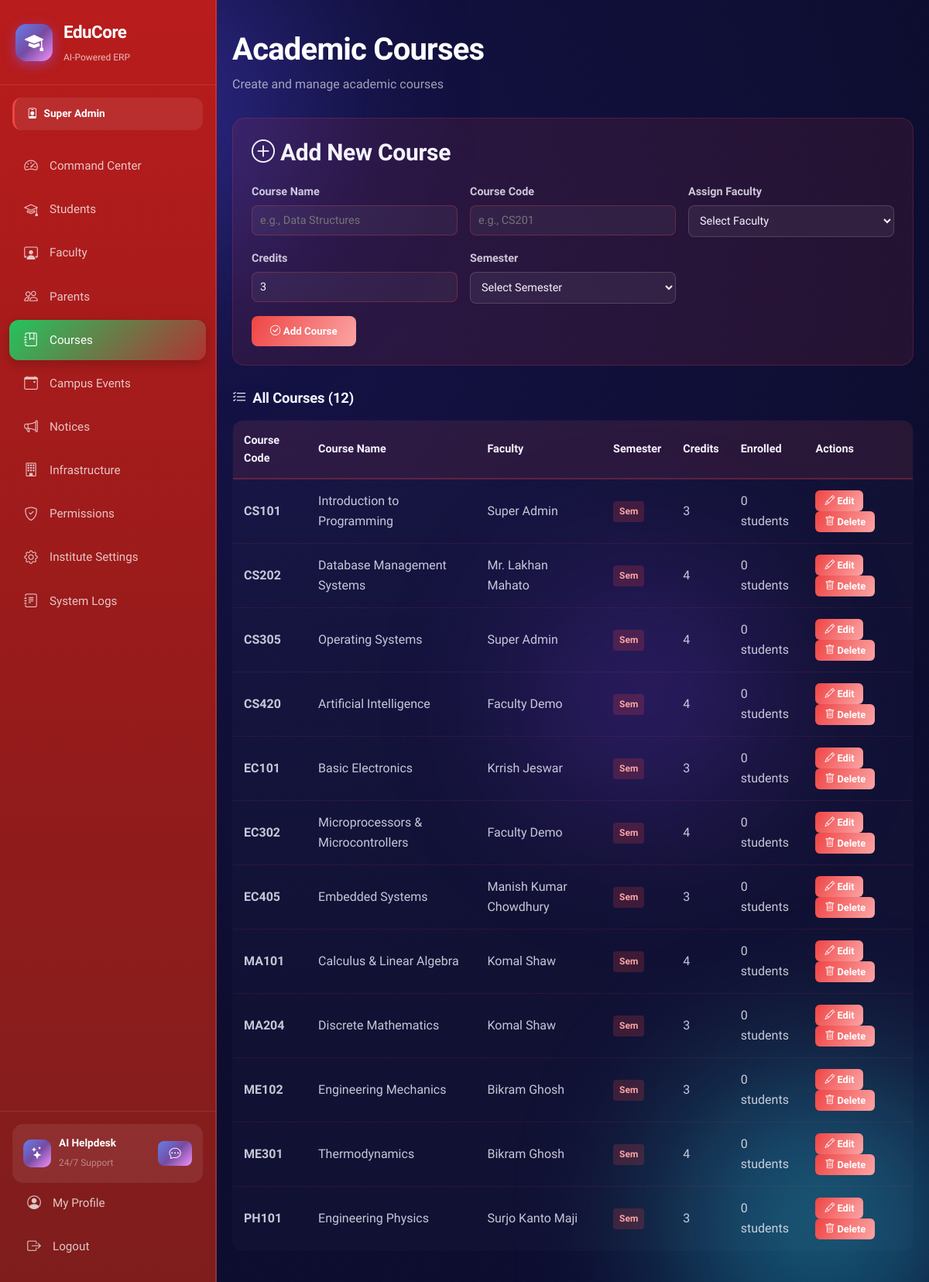
/admin/academicCourses.php (signed in), run on an earlier commit of the app's database.
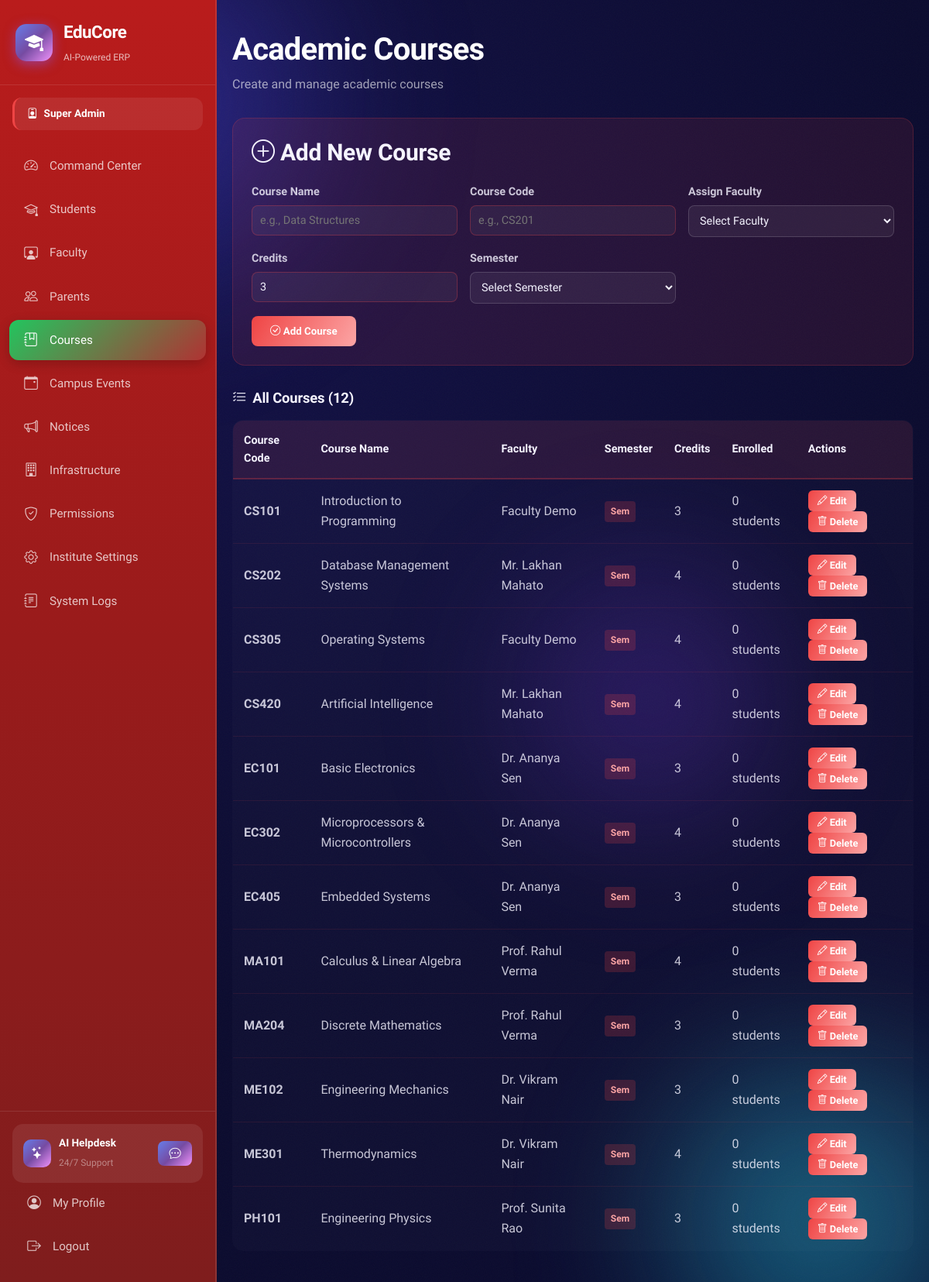
And on a later commit of the database.
### tables this page shows
CREATE TABLE IF NOT EXISTS users (
    id INT AUTO_INCREMENT PRIMARY KEY,
    full_name VARCHAR(120) NOT NULL,
    email VARCHAR(120) NOT NULL UNIQUE,
    password_hash VARCHAR(255) NOT NULL,
    phone VARCHAR(20),
    address TEXT,
    role ENUM('super_admin','faculty','student','parent','finance','librarian','tpo') NOT NULL DEFAULT 'student',
    parent_id INT DEFAULT NULL,
    photo VARCHAR(255) DEFAULT 'default.png',
    status ENUM('active','inactive','suspended') DEFAULT 'active',
    two_factor_secret VARCHAR(64) DEFAULT NULL,
    two_factor_enabled TINYINT(1) NOT NULL DEFAULT 0,
    reset_token_hash VARCHAR(255) DEFAULT NULL,
    reset_token_expires DATETIME DEFAULT NULL,
    created_at TIMESTAMP DEFAULT CURRENT_TIMESTAMP,
    FOREIGN KEY (parent_id) REFERENCES users(id) ON DELETE SET NULL
);

CREATE TABLE IF NOT EXISTS courses (
    id INT AUTO_INCREMENT PRIMARY KEY,
    code VARCHAR(20) NOT NULL UNIQUE,
    title VARCHAR(200) NOT NULL,
    department VARCHAR(100),
    credits INT DEFAULT 3,
    semester INT DEFAULT NULL,
    faculty_id INT,
    FOREIGN KEY (faculty_id) REFERENCES users(id) ON DELETE SET NULL
);

### includes/auth_check.php (called while the page is built, shortened)
<?php
function getCurrentUser(): ?array
{
    $db = getDB();
    $stmt = $db->prepare('SELECT id, full_name, email, role, photo FROM users WHERE id = ? AND status = "active"');
    $stmt->execute([$_SESSION['user_id']]);
    return $stmt->fetch() ?: null;
}
function getRoleLabel(string $role): string
{
    $labels = [
        'super_admin' => 'Super Admin',
        'faculty'     => 'Faculty',
        'student'     => 'Student',
        'parent'      => 'Parent',
        'finance'     => 'Finance Officer',
        'librarian'   => 'Librarian',
        'tpo'         => 'TPO',
    ];
    return $labels[$role] ?? ucfirst($role);
}
function getRoleColor(string $role): string
{
    $colors = [
        'super_admin' => '#ef4444',
        'faculty'     => '#8b5cf6',
        'student'     => '#06b6d4',
        'parent'      => '#10b981',
        'finance'     => '#f59e0b',
        'librarian'   => '#ec4899',
        'tpo'         => '#6366f1',
    ];
    return $colors[$role] ?? '#6366f1';
}

### admin/academicCourses.php (the view, shortened to what the rows shown need)
<?php
require_once __DIR__ . '/../includes/auth_check.php';
$currentUser = getCurrentUser();
$pdo = getDbConnection();
$stmt = $pdo->prepare("
    SELECT c.*, u.full_name as faculty_name,
           COUNT(DISTINCT ce.student_id) as enrolled_students
    FROM courses c
    LEFT JOIN users u ON c.faculty_id = u.id
    LEFT JOIN course_enrollments ce ON c.id = ce.course_id
    GROUP BY c.id
    ORDER BY c.semester, c.code
");
$stmt->execute([]);
$courses = $stmt->fetchAll(PDO::FETCH_ASSOC);
?>
<!DOCTYPE html>
<html lang="en">
<head>
    <?php $portalBase = '..'; include __DIR__ . '/../includes/portal_head.php'; ?>
</head>
<body class="portal-page" data-role="admin">
    <div class="container-shell">
        <?php include __DIR__ . '/../includes/sidebar.php'; ?>
        <main style="flex: 1; z-index: 2; padding: 40px 20px;">
            <div class="courses-container">
                <div style="margin-bottom: 30px;">
                    <h1 class="h-display" style="margin: 0 0 8px 0;">Academic Courses</h1>
                </div>
                <div class="form-section">
                    <h2 style="margin: 0 0 20px 0; color: #F5F4FF;">
                        <i class="bi bi-plus-circle"></i> Add New Course
                    </h2>
                </div>
                <h2 class="section-title">
                    <i class="bi bi-list-check"></i> All Courses (<?php echo count($courses); ?>)
                </h2>
                <?php if (count($courses) > 0): ?>
                    <table class="courses-table">
                        <thead>
                            <tr>
                                <th>Course Code</th>
                                <th>Course Name</th>
                                <th>Faculty</th>
                                <th>Semester</th>
                                <th>Credits</th>
                                <th>Enrolled</th>
                                <th>Actions</th>
                            </tr>
                        </thead>
                        <tbody>
                            <?php foreach ($courses as $course): ?>
                                <tr>
                                    <td><strong><?php echo htmlspecialchars($course['code']); ?></strong></td>
                                    <td><?php echo htmlspecialchars($course['title']); ?></td>
                                    <td><?php echo htmlspecialchars($course['faculty_name'] ?? 'Unassigned'); ?></td>
                                    <td>
                                        <span class="semester-badge">Sem <?php echo $course['semester']; ?></span>
                                    </td>
                                    <td><?php echo $course['credits']; ?></td>
                                    <td><?php echo $course['enrolled_students']; ?> students</td>
                                    <td>
                                        <button class="action-btn" type="button"
                                            onclick='openEditCourseModal(<?php echo json_encode([
                                                "id" => $course["id"],
                                                "title" => $course["title"],
                                                "code" => $course["code"],
                                                "faculty_id" => $course["faculty_id"],
                                                "credits" => $course["credits"],
                                                "semester" => $course["semester"],
                                            ]); ?>)'>
                                            <i class="bi bi-pencil"></i> Edit
                                        </button>
                                        <form method="POST" style="display:inline;" onsubmit="return confirm('Delete <?php echo addslashes($course['code']); ?>? This cannot be undone.');">
                                            <button type="submit" class="action-btn">
                                                <i class="bi bi-trash"></i> Delete
                                            </button>
                                        </form>
                                    </td>
                                </tr>
                            <?php endforeach; ?>
                        </tbody>
                    </table>
                <?php endif; ?>
            </div>
        </main>
    </div>
</body>
</html>

### includes/sidebar.php (shortened to what the rows shown need)
<?php
if (!isset($user) || !is_array($user)) {
    $user = getCurrentUser() ?? ($currentUser ?? null);
}
$role = $user['role'] ?? 'student';
$navItems = [];
switch ($role) {
    case 'super_admin':
        $navItems = [
            ['icon' => 'bi-speedometer2', 'label' => 'Command Center', 'href' => 'dashboard.php', 'color' => '#ef4444'],
            ['icon' => 'bi-mortarboard', 'label' => 'Students', 'href' => 'userStudent.php', 'color' => '#f97316'],
            ['icon' => 'bi-person-workspace', 'label' => 'Faculty', 'href' => 'userFaculty.php', 'color' => '#eab308'],
            ['icon' => 'bi-people', 'label' => 'Parents', 'href' => 'userParents.php', 'color' => '#84cc16'],
            ['icon' => 'bi-journal-bookmark', 'label' => 'Courses', 'href' => 'academicCourses.php', 'color' => '#22c55e'],
            ['icon' => 'bi-calendar-event', 'label' => 'Campus Events', 'href' => 'events.php', 'color' => '#06b6d4'],
            ['icon' => 'bi-megaphone', 'label' => 'Notices', 'href' => 'notices.php', 'color' => '#3b82f6'],
            ['icon' => 'bi-building', 'label' => 'Infrastructure', 'href' => 'infrastructure.php', 'color' => '#6366f1'],
            ['icon' => 'bi-shield-check', 'label' => 'Permissions', 'href' => 'permissions.php', 'color' => '#8b5cf6'],
            ['icon' => 'bi-gear', 'label' => 'Institute Settings', 'href' => 'instituteSettings.php', 'color' => '#a855f7'],
            ['icon' => 'bi-journal-text', 'label' => 'System Logs', 'href' => 'logs.php', 'color' => '#ec4899'],
        ];
        break;
}
$currentPage = basename($_SERVER['PHP_SELF']);
?>
<aside class="sidebar" id="sidebar">
    <div class="sidebar-brand">
        <div class="brand-icon">
        </div>
        <div class="brand-text">
        </div>
    </div>
    <div class="sidebar-role-badge" style="--role-color: <?= getRoleColor($role) ?>">
        <i class="bi bi-person-badge"></i>
        <?= getRoleLabel($role) ?>
    </div>
    <nav class="sidebar-nav">
        <?php foreach ($navItems as $item): ?>
        <a href="<?= $item['href'] ?>" class="nav-item <?= $currentPage === $item['href'] ? 'active' : '' ?>"
           style="--item-color: <?= $item['color'] ?>">
        </a>
        <?php endforeach; ?>
    </nav>
    <div class="sidebar-footer">
        <div class="ai-assistant-card">
        </div>
        <a href="<?= htmlspecialchars(($portalBase ?? $basePath ?? '..') . '/profile.php', ENT_QUOTES, 'UTF-8') ?>" class="nav-item">
        </a>
        <a href="<?= htmlspecialchars(($portalBase ?? $basePath ?? '..') . '/logout.php', ENT_QUOTES, 'UTF-8') ?>" class="nav-item sidebar-logout">
        </a>
    </div>
</aside>

What changed in the data, as far as the page shows it:
changed courses "CS101": faculty.full_name "Super Admin" → "Faculty Demo"
changed courses "CS305": faculty.full_name "Super Admin" → "Faculty Demo"
changed courses "CS420": faculty.full_name "Faculty Demo" → "Mr. Lakhan Mahato"
changed through a linked row, courses "EC101": faculty.full_name "Krrish Jeswar" → "Dr. Ananya Sen"
changed courses "EC302": faculty.full_name "Faculty Demo" → "Dr. Ananya Sen"
changed courses "EC405": faculty.full_name "Manish Kumar Chowdhury" → "Dr. Ananya Sen"
changed courses "MA101": faculty.full_name "Komal Shaw" → "Prof. Rahul Verma"
changed courses "MA204": faculty.full_name "Komal Shaw" → "Prof. Rahul Verma"
changed courses "ME102": faculty.full_name "Bikram Ghosh" → "Dr. Vikram Nair"
changed courses "ME301": faculty.full_name "Bikram Ghosh" → "Dr. Vikram Nair"
changed courses "PH101": faculty.full_name "Surjo Kanto Maji" → "Prof. Sunita Rao"
